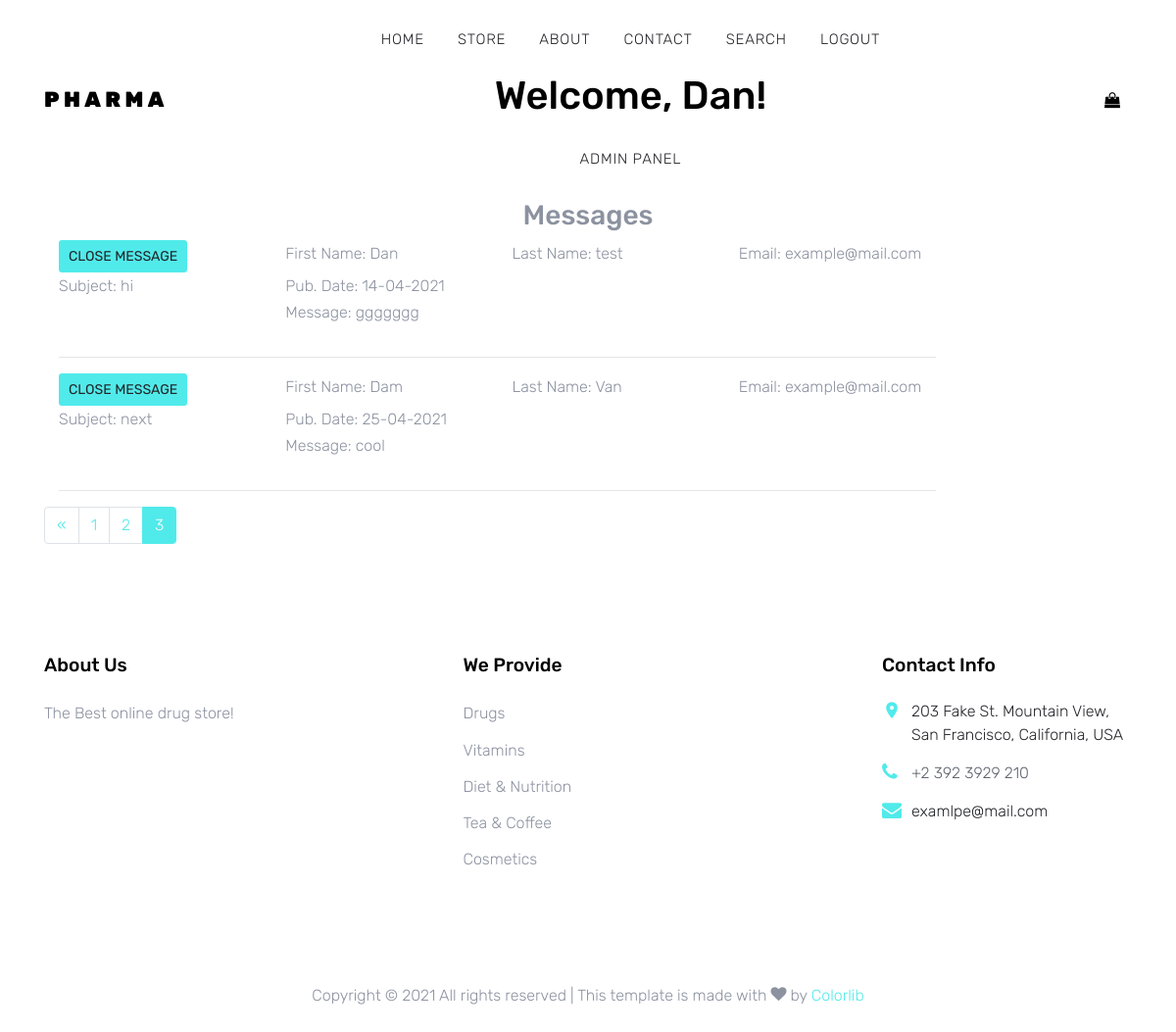
Page /admin-panel/messages/?page=4 (signed in) on the earlier database version.
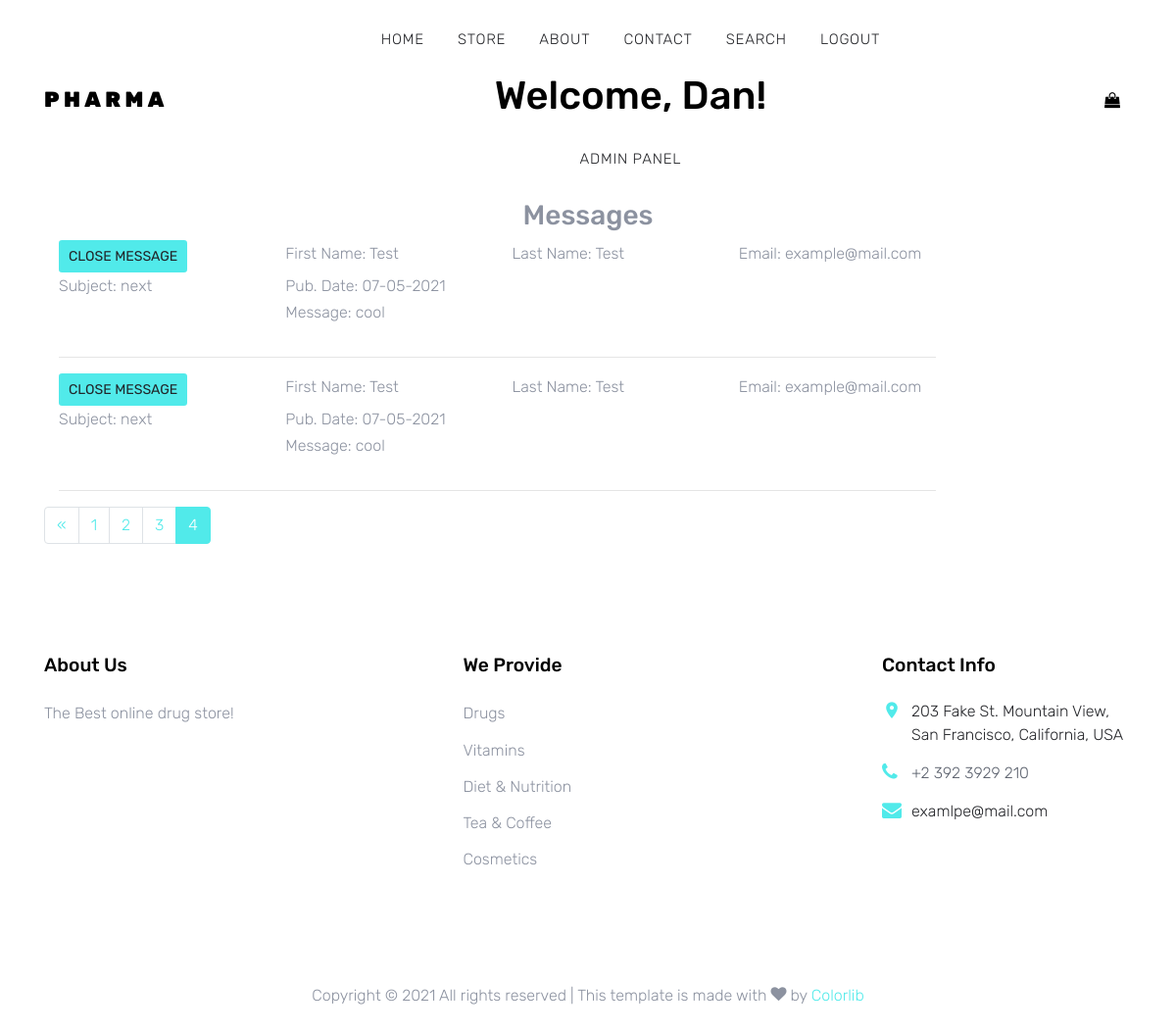
Same page on the later database version.
### main_pharma/models.py (models this page shows, shortened)
class Message(models.Model):
    user_fname = models.CharField(max_length=40, blank=True)
    user_lname = models.CharField(max_length=40, blank=True)
    user_email = models.EmailField(blank=True)
    user_subject = models.CharField(max_length=40, blank=True)
    user_message = models.TextField(blank=True)
    pub_date = models.DateField(auto_now_add=True, blank=True)
    is_processed = models.BooleanField(default=False, blank=True)

### admin_pharma/views.py (the view)
# urls.py: path('messages/', list_of_messages, name='list_of_messages'),
@login_required(login_url='/login/')
@user_passes_test(is_member)
def list_of_messages(request):
    messages = Message.objects.filter(is_processed=False).order_by('pub_date')
    paginator = Paginator(messages, 2)
    page = request.GET.get('page')
    messages = paginator.get_page(page)
    return render(request, 'messages.html', context={'messages': messages})

### admin_pharma/views.py (called while the page is built)
def is_member(user):
    return user.groups.filter(name='manager').exists() or \
           user.is_staff

### admin_pharma/templates/messages.html (shortened to what this page needs)
{% extends 'base.html' %}
{% block content %}
    <div class="container">
        <div class="section-title text-center">
            <h3>Messages</h3>
        </div>
        <div class="col-md-10 col-md-offset-1">
            {% for item in messages %}
            <div class="row">
                <div class="col-md-3">
                    <a href='{% url 'update_message' pk=item.pk %}'>
                        <button type="button" class="btn btn-primary btn-sm">Close message</button>
                    </a>
                </div>
                <div class="col-md-3">First Name: {{ item.user_fname }}</div>
                <div class="col-md-3">Last Name: {{ item.user_lname }}</div>
                <div class="col-md-3">Email: {{ item.user_email }}</div>
                <div class="col-md-3">Subject: {{ item.user_subject }}</div>
                <div class="col-md-3">Pub. Date: {{ item.pub_date|date:'d-m-Y' }}</div>
            </div>
            <div class="row">
                <div class="col-md-3"></div>
                <div class="col-md-9"><p>Message: {{ item.user_message }}</p></div>
            </div>
            <hr/>
            {% endfor %}
        </div>
    </div>
        <div id="navigation" class="container">
            <div class="row">
                <div class="col-md-10 col-md-offset-1">
                    <nav aria-label="Page navigation example">
                        <ul class="pagination">
                            {% if messages.has_previous %}
                                <li class="page-item">
                                    <a class="page-link" href="?page={{ messages.previous_page_number }}" aria-label="Previous">
                                        <span aria-hidden="true">&laquo;</span>
                                    </a>
                                </li>
                            {% endif %}
                            {% for page in messages.paginator.page_range %}
                                {% if page == messages.number %}
                                    <li class="page-item active">
                                        <a class="page-link" href="#"> {{page}}
                                        </a>
                                    </li>
                                {% else %}
                                    <li class="page-item">
                                        <a class="page-link" href="?page={{page}}">
                                            {{page}}
                                        </a>
                                    </li>
                                {% endif %}
                            {% endfor %}
                        </ul>
                    </nav>
                </div>
            </div>
    </div>
{% endblock %}

Differences in the rows shown:
no longer on this page (row unchanged): Message: user_fname "Dan", user_lname "test", user_email "example@mail.com", user_subject "hi", pub_date "14-04-2021", user_message "ggggggg"
no longer on this page (row unchanged): Message: user_fname "Dam", user_lname "Van", user_email "example@mail.com", user_subject "next", pub_date "25-04-2021", user_message "cool"
added Message: user_fname "Test", user_lname "Test", user_email "example@mail.com", user_subject "next", pub_date "07-05-2021", user_message "cool"
added Message: user_fname "Test", user_lname "Test", user_email "example@mail.com", user_subject "next", pub_date "07-05-2021", user_message "cool"
Other differences:
list line gone: "3"
new list line: "3"
new list line: "4"
